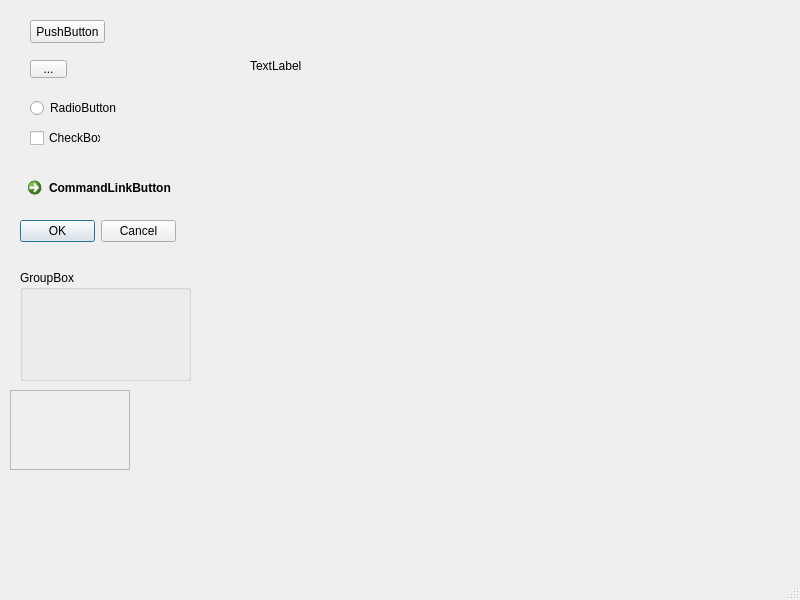
<?xml version="1.0" encoding="UTF-8"?>
<ui version="4.0">
 <class>MainWindow</class>
 <widget class="QMainWindow" name="MainWindow">
  <property name="geometry">
   <rect>
    <x>0</x>
    <y>0</y>
    <width>800</width>
    <height>600</height>
   </rect>
  </property>
  <property name="windowTitle">
   <string>MainWindow</string>
  </property>
  <widget class="QWidget" name="centralwidget">
   <widget class="QPushButton" name="pushButton">
    <property name="geometry">
     <rect>
      <x>30</x>
      <y>20</y>
      <width>75</width>
      <height>23</height>
     </rect>
    </property>
    <property name="text">
     <string>PushButton</string>
    </property>
   </widget>
   <widget class="QLabel" name="label">
    <property name="geometry">
     <rect>
      <x>250</x>
      <y>50</y>
      <width>81</width>
      <height>31</height>
     </rect>
    </property>
    <property name="text">
     <string>TextLabel</string>
    </property>
   </widget>
   <widget class="QToolButton" name="toolButton">
    <property name="geometry">
     <rect>
      <x>30</x>
      <y>60</y>
      <width>37</width>
      <height>18</height>
     </rect>
    </property>
    <property name="text">
     <string>...</string>
    </property>
   </widget>
   <widget class="QRadioButton" name="radioButton_2">
    <property name="geometry">
     <rect>
      <x>30</x>
      <y>100</y>
      <width>89</width>
      <height>16</height>
     </rect>
    </property>
    <property name="text">
     <string>RadioButton</string>
    </property>
   </widget>
   <widget class="QCheckBox" name="checkBox">
    <property name="geometry">
     <rect>
      <x>30</x>
      <y>130</y>
      <width>71</width>
      <height>16</height>
     </rect>
    </property>
    <property name="text">
     <string>CheckBox</string>
    </property>
   </widget>
   <widget class="QCommandLinkButton" name="commandLinkButton">
    <property name="geometry">
     <rect>
      <x>20</x>
      <y>170</y>
      <width>185</width>
      <height>41</height>
     </rect>
    </property>
    <property name="text">
     <string>CommandLinkButton</string>
    </property>
   </widget>
   <widget class="QDialogButtonBox" name="buttonBox">
    <property name="geometry">
     <rect>
      <x>20</x>
      <y>220</y>
      <width>156</width>
      <height>23</height>
     </rect>
    </property>
    <property name="standardButtons">
     <set>QDialogButtonBox::Cancel|QDialogButtonBox::Ok</set>
    </property>
   </widget>
   <widget class="QGroupBox" name="groupBox">
    <property name="geometry">
     <rect>
      <x>20</x>
      <y>270</y>
      <width>171</width>
      <height>111</height>
     </rect>
    </property>
    <property name="title">
     <string>GroupBox</string>
    </property>
   </widget>
   <widget class="QScrollArea" name="scrollArea">
    <property name="geometry">
     <rect>
      <x>10</x>
      <y>390</y>
      <width>120</width>
      <height>80</height>
     </rect>
    </property>
    <property name="widgetResizable">
     <bool>true</bool>
    </property>
    <widget class="QWidget" name="scrollAreaWidgetContents">
     <property name="geometry">
      <rect>
       <x>0</x>
       <y>0</y>
       <width>118</width>
       <height>78</height>
      </rect>
     </property>
    </widget>
   </widget>
  </widget>
  <widget class="QMenuBar" name="menubar">
   <property name="geometry">
    <rect>
     <x>0</x>
     <y>0</y>
     <width>800</width>
     <height>23</height>
    </rect>
   </property>
  </widget>
  <widget class="QStatusBar" name="statusbar"/>
 </widget>
 <resources/>
 <connections/>
</ui>
